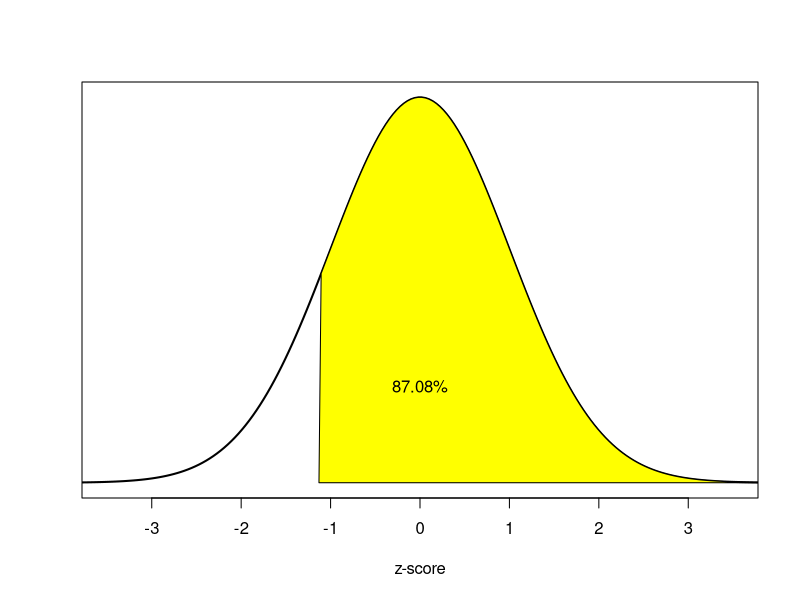
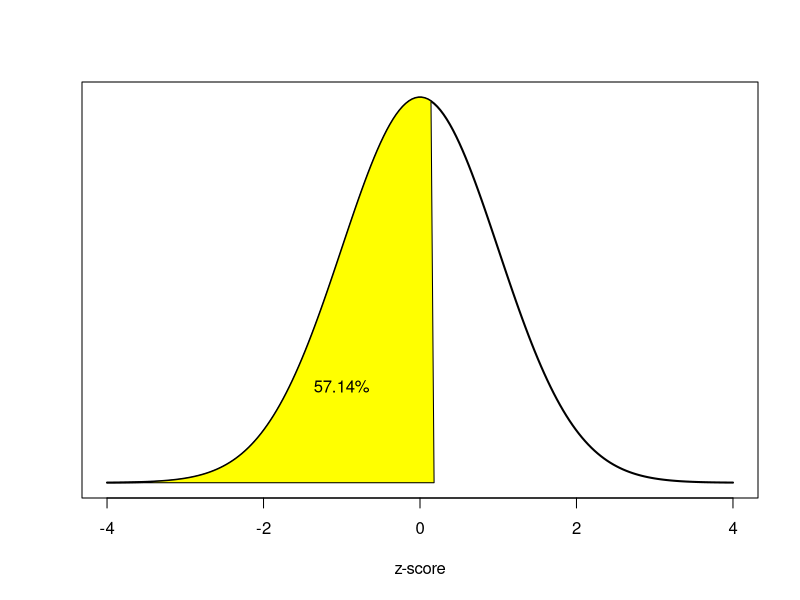
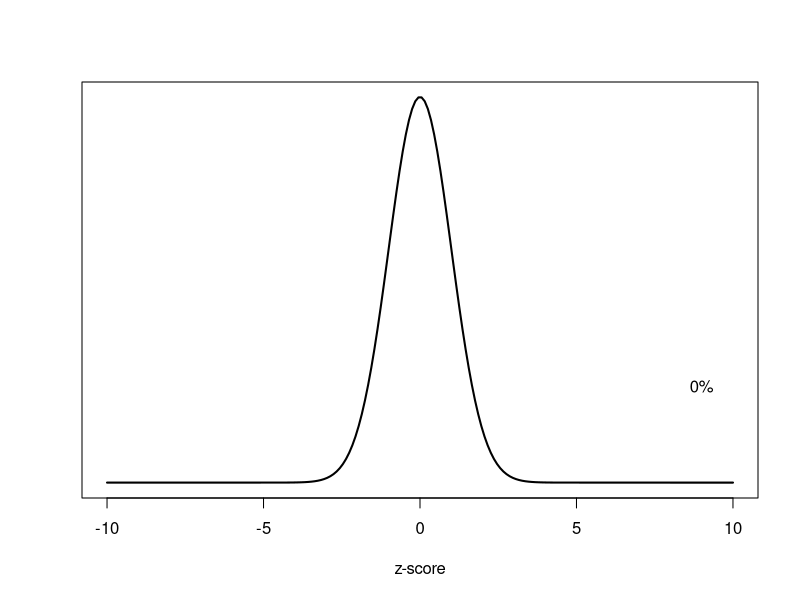
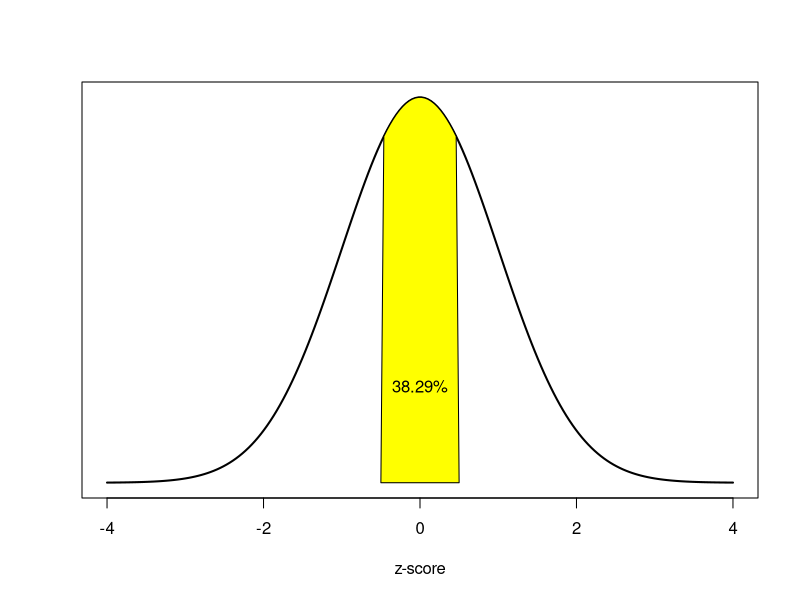
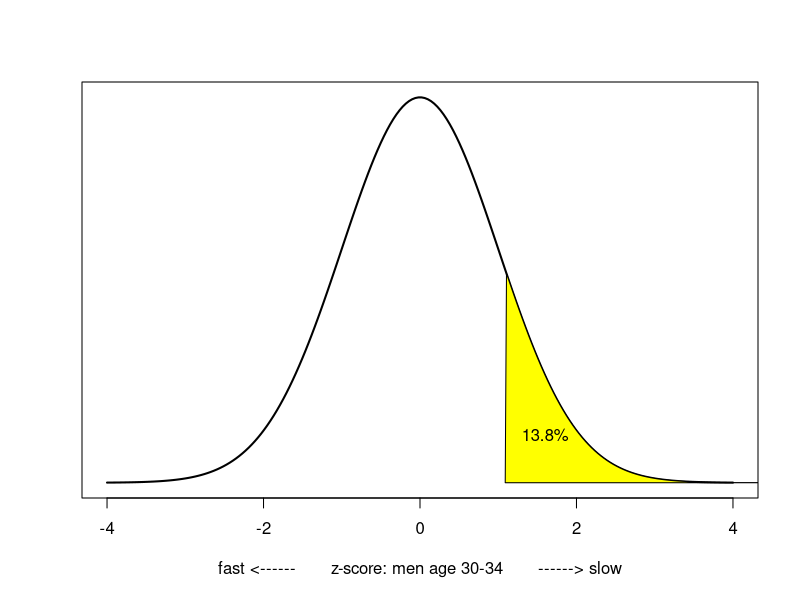
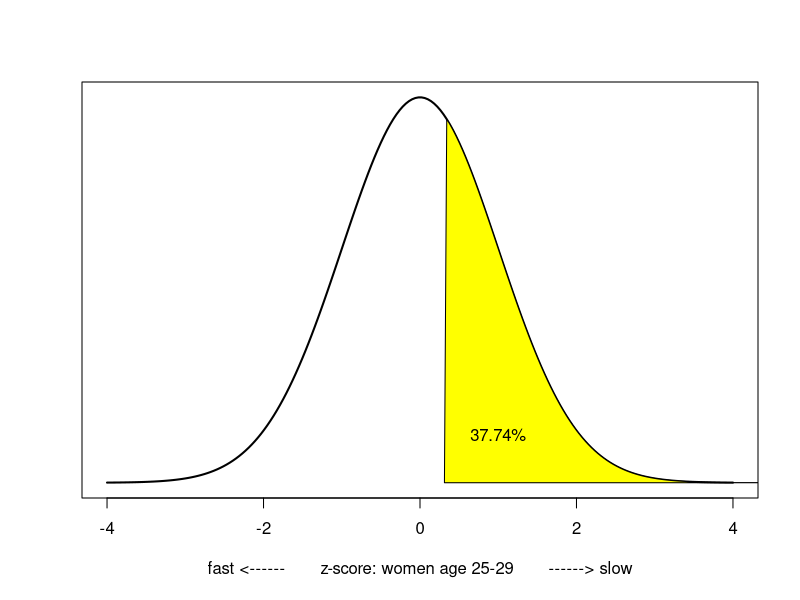

The R script that drew these images, in order:
## ---- chunk 1
knitr::opts_chunk$set(echo = TRUE)
## ---- chunk 2
knitr::opts_knit$set(root.dir = "c:/users/Michael/DROPBOX/priv/CUNY/MSDS/201902-Spring/DATA606-Jason/Homework")
##setwd("c:/users/Michael/DROPBOX/priv/CUNY/MSDS/201902-Spring/DATA606-Jason/Homework")
## ---- chunk 3
resulta = pnorm(q=-1.13,mean = 0, sd = 1, lower.tail = F)
pctresulta = as.character(paste0(round(100*resulta,2),"%"))

x <- seq(-4,4,length=200)
y <- dnorm(x,mean=0, sd=1)
plot(x, y, type = "l", lwd = 2, xlim = c(-3.5,3.5), ylab='', xlab='z-score', yaxt='n')
lb <- -1.13; ub <- 4
i <- x >= lb & x <= ub
polygon(c(lb,x[i],ub), c(0,y[i],0), col="yellow") 
text(0, .1, pctresulta)
## ---- chunk 4
resultb = pnorm(q=0.18,mean = 0, sd = 1, lower.tail = T)
pctresultb = as.character(paste0(round(100*resultb,2),"%"))

x <- seq(-4,4,length=200)
y <- dnorm(x,mean=0, sd=1)
plot(x, y, type = "l", lwd = 2, xlim = c(-4,4), ylab='', xlab='z-score', yaxt='n')
lb <- -4; ub <- 0.18
i <- x >= lb & x <= ub
polygon(c(lb,x[i],ub), c(0,y[i],0), col="yellow") 
text(-1, .1, pctresultb)
## ---- chunk 5
resultc = pnorm(q=8,mean = 0, sd = 1, lower.tail = F)
pctresultc = as.character(paste0(round(100*resultc,2),"%"))

x <- seq(-10,10,length=200)
y <- dnorm(x,mean=0, sd=1)
plot(x, y, type = "l", lwd = 2, xlim = c(-10,10), ylab='', xlab='z-score', yaxt='n')
lb <- 8; ub <- 10
i <- x >= lb & x <= ub
polygon(c(lb,x[i],ub), c(0,y[i],0), col="yellow") 
text(9, .1, pctresultc)
## ---- chunk 6
resultd = pnorm(q= 0.5,mean = 0, sd = 1, lower.tail = T) - 
          pnorm(q=-0.5,mean = 0, sd = 1, lower.tail = T)
pctresultd = as.character(paste0(round(100*resultd,2),"%"))

x <- seq(-4,4,length=200)
y <- dnorm(x,mean=0, sd=1)
plot(x, y, type = "l", lwd = 2, xlim = c(-4,4), ylab='', xlab='z-score', yaxt='n')
lb <- -0.5; ub <- 0.5
i <- x >= lb & x <= ub
polygon(c(lb,x[i],ub), c(0,y[i],0), col="yellow") 
text(0, .1, pctresultd)
## ---- chunk 7
leo_zscore <- (4948-4313)/583
print(paste("Leo's Z-score is " , leo_zscore))
mary_zscore <- (5513-5261)/807
print(paste("Mary's Z-score is " , mary_zscore))
## ---- chunk 8
leo_quantile = 1 - pnorm(leo_zscore)
leo_percentile = round(100*leo_quantile,2)

resultleo = pnorm(q= leo_zscore,mean = 0, sd = 1, lower.tail = F)
pctresultleo = as.character(paste0(round(100*resultleo,2),"%"))

x <- seq(-4,4,length=200)
y <- dnorm(x,mean=0, sd=1)
plot(x, y, type = "l", lwd = 2, 
     xlim = c(-4,4), 
     ylab='', xlab='fast <------       z-score: men age 30-34       ------> slow', yaxt='n')
lb <- leo_zscore; ub <- 10
i <- x >= lb & x <= ub
polygon(c(lb,x[i],ub), c(0,y[i],0), col="yellow") 
text(1.6, .05, pctresultleo)
## ---- chunk 9

mary_quantile = 1 - pnorm(mary_zscore)
mary_percentile = round(100*mary_quantile,2)

mary_quantile = 1 - pnorm(mary_zscore)
mary_percentile = round(100*mary_quantile,2)

resultmary = pnorm(q= mary_zscore,mean = 0, sd = 1, lower.tail = F)
pctresultmary = as.character(paste0(round(100*resultmary,2),"%"))

x <- seq(-4,4,length=200)
y <- dnorm(x,mean=0, sd=1)
plot(x, y, type = "l", lwd = 2, 
     xlim = c(-4,4), 
     ylab='', xlab='fast <------       z-score: women age 25-29       ------> slow', yaxt='n')
lb <- mary_zscore; ub <- 10
i <- x >= lb & x <= ub
polygon(c(lb,x[i],ub), c(0,y[i],0), col="yellow") 
text(1.0, .05, pctresultmary)
## ---- chunk 10
heights = c(54, 55, 56, 56, 57, 58, 58, 59, 60, 60, 60, 61, 61, 62, 62, 63, 63, 63, 64, 65, 65, 67, 67, 69, 73)
mu = mean(heights)
sigma = sd(heights)
sd1 = c(mu-sigma,mu+sigma)
sd2 = c(mu-2*sigma,mu+2*sigma)
sd3 = c(mu-3*sigma,mu+3*sigma)

sd1heights = heights[heights>sd1[1]&heights<sd1[2]]
sd1pct = length(sd1heights)/length(heights)
print(paste0("One sd : ", as.character(round(100*sd1pct,2)),"%"))
sd2heights = heights[heights>sd2[1]&heights<sd2[2]]
sd2pct = length(sd2heights)/length(heights)
print(paste0("Two sd : ", as.character(round(100*sd2pct,2)),"%"))
sd3heights = heights[heights>sd3[1]&heights<sd3[2]]
sd3pct = length(sd3heights)/length(heights)
print(paste0("Three sd : ", as.character(round(100*sd3pct,3)),"%"))

## ---- chunk 11
prob_each_defective = 0.02
prob_each_not_defective = 1 - prob_each_defective

prob_nine_not_defective = prob_each_not_defective^9
prob_tenth_is_first_defect = prob_nine_not_defective * prob_each_defective
prob_tenth_is_first_defect
## ---- chunk 12
prob_100_not_defective = prob_each_not_defective^100
prob_100_not_defective
## ---- chunk 13
mu02 = 1 / prob_each_defective
mu02
## ---- chunk 14
sigma02 = sqrt(prob_each_defective*prob_each_not_defective)
sigma02
## ---- chunk 15
prob_defective = 0.05
prob_not_defective = 1 - prob_defective
mu05 = 1 / prob_defective
mu05
## ---- chunk 16
sigma05 = sqrt(prob_defective*prob_not_defective)
sigma05
## ---- chunk 17
p_boy = 0.51
p_girl = 1- p_boy
n = 3
k = 2

p_two_boys_of_three = choose(n,k) * (p_boy^k) * p_girl^(n-k)
p_two_boys_of_three

## ---- chunk 18
p_girl_first = p_girl * p_boy * p_boy
p_girl_middle = p_boy * p_girl * p_boy
p_girl_last = p_boy * p_boy * p_girl

p_sum = p_girl_first + p_girl_middle + p_girl_last
p_sum
## ---- chunk 19
p_two_boys_of_three ==  p_sum
## ---- chunk 20
choose(8,3)
## ---- chunk 21
p_success = .15
p_fail = 1 - p_success
n = 9
k = 2
p_two_of_nine_successes = choose(n,k) * p_success^k * p_fail^(n-k)
p_two_of_nine_successes
### dbinom:
dbinom(x = 2, size = 9, prob = .15)

p_third_success_on_tenth_trial = p_two_of_nine_successes * p_success
p_third_success_on_tenth_trial
### dnbinom (Negative Binomial):
dnbinom(x = 10-3, size = 3, prob = .15)
